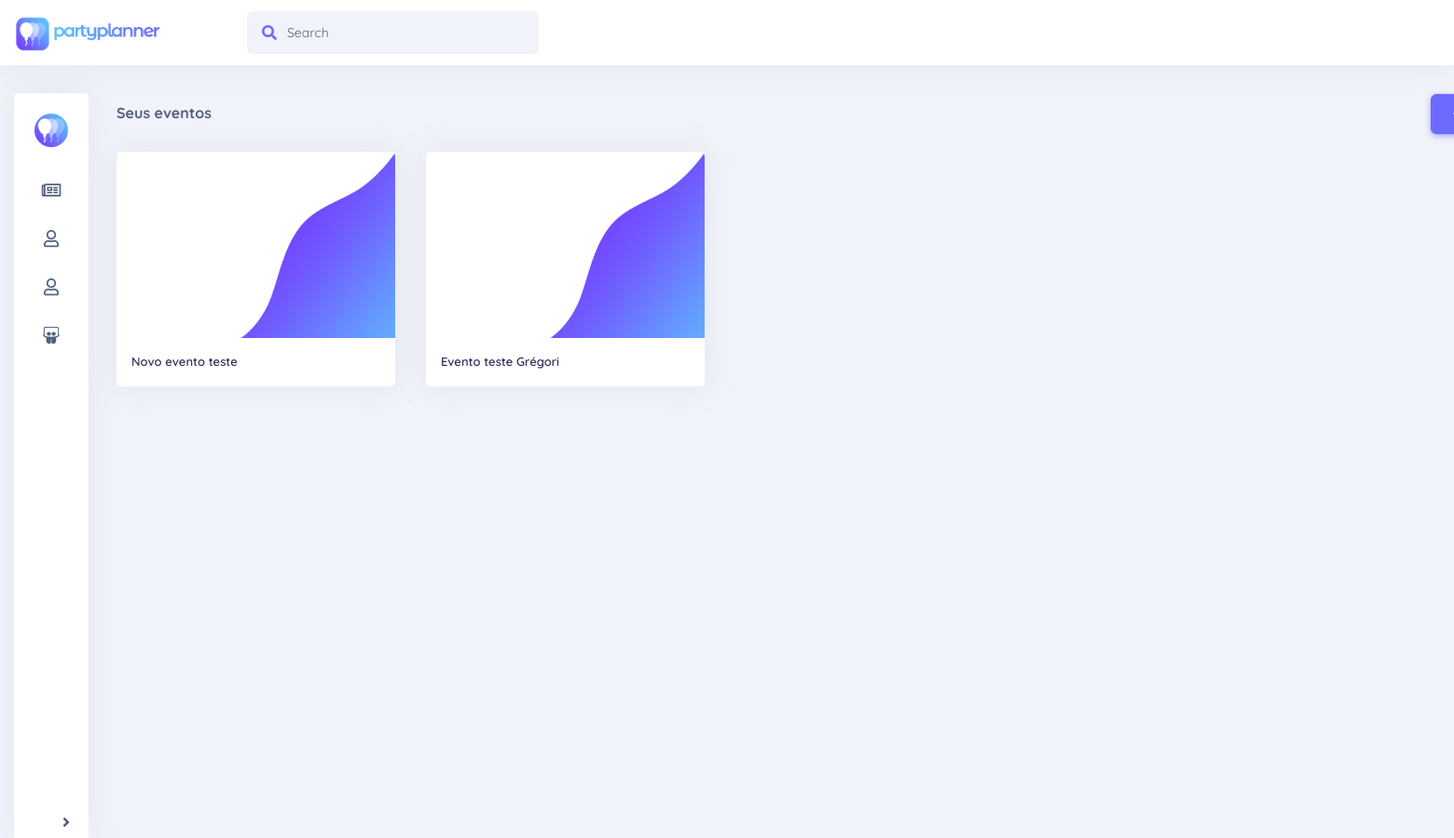
The page /view/lista_evento.php (signed in) on the database as committed earlier.
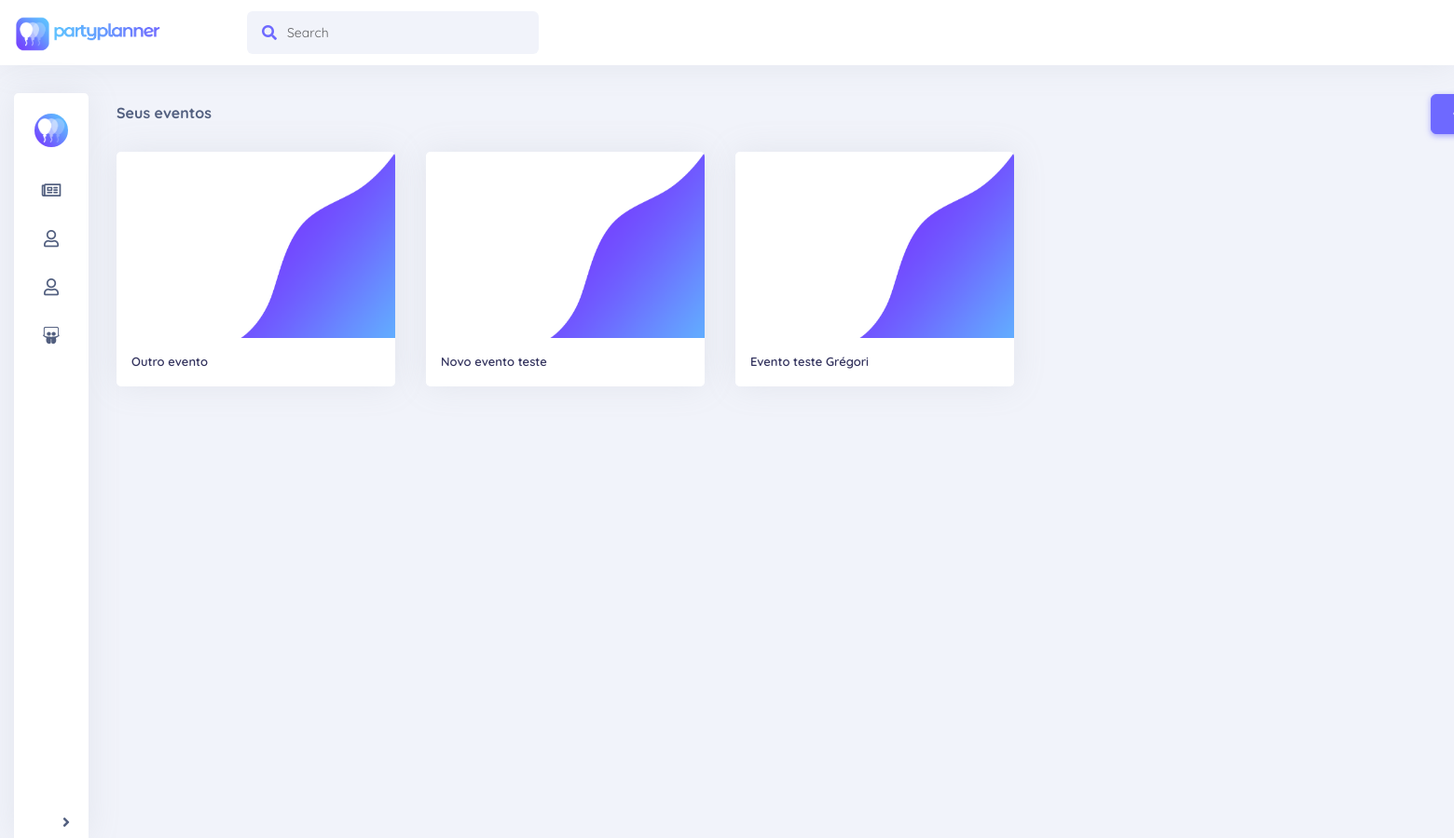
The same page on the database as committed later.
### tables this page shows
CREATE TABLE `eventos` (
  `id` bigint(20) UNSIGNED NOT NULL,
  `idUsuario` bigint(20) NOT NULL,
  `nome` varchar(191) NOT NULL,
  `descricao` varchar(300) DEFAULT NULL
);

### autoload.php (called while the page is built, shortened)
<?php
function autoload($classe)
{
    $classe = lcfirst($classe);
    $classe2 = lcfirst(substr($classe, 0,8));
    $classe3 = lcfirst(substr($classe, 8));
    $classe4 = lcfirst(substr($classe, 0,6));
    $classe5 = lcfirst(substr($classe, 6));
    $classe6 = lcfirst(substr($classe, 8,6));
    $classe7 = lcfirst(substr($classe, 14));
}

### modelo/database.class.php (called while the page is built, shortened)
<?php
include_once '../autoload.php';
class Database{
    protected static $conn;
    private function __construct()
    {
        try
        {
            self::$conn = new PDO("mysql:host=". Config::HOST_NAME."; dbname=".Config::DATABASE_NAME, Config::DATABASE_USER_NAME, Config::DATABASE_PASSWORD);
            self::$conn->setAttribute(PDO::ATTR_ERRMODE, PDO::ERRMODE_EXCEPTION);
            self::$conn->exec('SET NAMES utf8');
        }
        catch (PDOException $e)
        {
            $email = new Email();
            die("Connection Error: " . $e->getMessage());
        }
    }
    public static function conectar()
    {
        return self::$conn;
    }
}

### controle/controle.evento.class.php (called while the page is built, shortened)
<?php
class ControleEvento extends ControleBase {
    private $evento;
    public function __construct() {
        $this->evento = new Evento();
    }
    public function controleAcao($acao,$param=null,$param2=null){
        switch ($acao) {
            default:
                return parent::controleAcao($acao,$param,$param2);
                break;
        }
    }
    protected function listarTodos($param=null, $param2){
        return $this->evento->listarTodos($param, $param2);
    }
}

### modelo/evento.class.php (called while the page is built, shortened)
<?php
class Evento implements IBaseModelo{
    private $id;
    private $nome;
    private $conn;
    public function getId() {
        return $this->id;
    }
    public function getNome() {
        return $this->nome;
    }
    public function __construct() {
        $this->conn = Database::conectar();
    }
    public function listarTodos($nome=null, $idUsuario){
        try{
            if(!is_null($nome)){
                $query="SELECT id,nome FROM eventos WHERE idUsuario = :idUsuario AND nome LIKE :nome";
            }else{
                $query="SELECT id,nome FROM eventos WHERE idUsuario = :idUsuario";
            }
            $this->stmt= $this->conn->prepare($query);
            if(!is_null($nome))$this->stmt->bindValue(':nome', '%'.$nome.'%', PDO::PARAM_STR);
            if(!is_null($idUsuario))$this->stmt->bindValue(':idUsuario', $idUsuario, PDO::PARAM_STR);
            if($this->stmt->execute()){
                $eventos = $this->stmt->fetchAll(PDO::FETCH_CLASS,"Evento");
            }
            return $eventos;
        } catch(PDOException $e) {
            echo "<div class='alert alert-danger'>".$e->getMessage()."</div>";
            return null;
        }
    }
}

### controle/controle.base.class.php (called while the page is built, shortened)
<?php
abstract class ControleBase {
    public function controleAcao($acao,$param=null, $param2=null) {
        switch ($acao) {
             case "listarTodos":
                return $this->listarTodos($param, $param2);
                break;
        }
    }
}
?>

### view/lista_evento.php (the view, shortened to what this page needs)
<?php
	include_once '../autoload.php';
	$eventoControle = new ControleEvento();
	$eventos = array();
	if(isset($_GET['procure'])){
		$eventos = $eventoControle->controleAcao("listarTodos", $_GET['procure'], $_SESSION['id']);
	}else{
		$eventos = $eventoControle->controleAcao("listarTodos", '', $_SESSION['id']);
	}
?>
<!DOCTYPE html>
<html>
<?php include_once('include/head.php'); ?>
<body>
    <?php include_once('include/navbar.php'); ?>
    <div class="wrapper">
    	<?php include_once('include/sidebar.php'); ?>
    	<div id="page">
			<div class="filtros float-right simple-margin-right">
				 <button type="button" class="btn btn-primary btn-add" data-toggle="modal" data-target="#modal-form">
					<span class="circle btn-inner--icon"><i class="ni ni-fat-add"></i></span>
				</button>
			</div>
			<div class="filtros">Seus eventos</div>
			<div id="eventos">
			<?php
				if(!empty($eventos)){
                    foreach (array_reverse($eventos) as $ev) {
                        echo "<div class='content co-2 photo normal-shadow'>
				<div class='card' data-id=".$ev->getId().">
				  <img class='card-img-top' height='200px' src='img/background.png' alt='Card image cap'>
				  <div class='card-body'>
				    <h5 class='card-title'>".$ev->getNome()."</h5>
				  </div>
				</div>
			</div>";
                    }
                }
            ?>
	  		</div>
		</div>
    </div>
</body>
</html>

### view/include/head.php (shortened to what this page needs)
<head>
<link rel="stylesheet" href="https://stackpath.bootstrapcdn.com/bootstrap/4.1.0/css/bootstrap.min.css">
    <link rel="stylesheet" href="https://use.fontawesome.com/releases/v5.8.1/css/all.css">
    <link rel="stylesheet" href="css/main.css">
    <link href="vendor/nucleo/css/nucleo.css" rel="stylesheet">
    <link href="vendor/@fortawesome/fontawesome-free/css/all.min.css" rel="stylesheet">
    <link type="text/css" href="css/argon.css?v=1.0.0" rel="stylesheet">
</head>

### view/include/navbar.php (shortened to what this page needs)
<div class="navigation normal-shadow bg-light">
	<nav class="navbar navbar-horizontal navbar-expand-lg">
		<div class="container container-menu">
			<a class="navbar-brand" href="home.php"><img src="img/outrologo2.png"/></a>
			<div class="collapse navbar-collapse" id="navbar-default">
				<form class="navbar-search navbar-search-light form-inline mr-3 d-none d-md-flex ml-lg-auto">
				  <div class="form-group mb-0">
					<div class="input-group input-group-alternative">
					  <div class="input-group-prepend">
						<span class="input-group-text"><i class="fas fa-search"></i></span>
					  </div>
					  <input class="form-control" placeholder="Search" type="text">
					</div>
				  </div>
				</form>
			</div>
		</div>
	</nav>
</div>

### view/include/sidebar.php (shortened to what this page needs)
<nav id="sidebar" class="minimized normal-shadow">
				<button id="expandeMenu" class="btn-diferente">
                    	<i class="fas fa-angle-right"></i>
				</button>
            <div class="sidebar-header">
				<div class="header-photo circle">
					<img src="img/logo.png"/>
				</div>
            </div>
            <ul class="list-unstyled components">
                <a href="" data-toggle="collapse" aria-expanded="false">
	                <li class="active">
	                    <i class="far fa-newspaper"></i><span>Página incial</span>
	                </li>
                </a>
                <a href="">
	                <li>
	                    <i class="far fa-user"></i><span>Seu perfil</span>
	                </li>
                </a>
				<a href="lista_evento.php">
					<li>
                    	<i class="far fa-user"></i><span>Seus eventos</span>
                	</li>
                </a>
                <a href="">
					<li>
                    	<i class="fab fa-slideshare"></i><span>Compartilhados</span>
                	</li>
                </a>
            </ul>
        </nav>

### view/css/main.css (style rules this page uses)
.wrapper { display: flex; align-items: stretch; }
.wrapper { display: flex; margin-top: 30px; align-items: stretch; width: 1800px; margin-left: auto; margin-right: auto; padding: 0px 15px; }
a[data-toggle="collapse"] { position: relative; }
html { height: 100%; }
body { font-family: 'Quicksand' !important; background-color: #f1f3fa !important; height: 100%; }
a, a:hover, a:focus { color: inherit; text-decoration: none; transition: all 0.3s; }
#sidebar { background: white; color: inherit; border-top-left-radius: 0.3rem; border-top-right-radius: 0.3rem; width: 83px; min-height: 100vh; }
#sidebar .sidebar-header { padding: 20px 20px 0px; height: 120px; background-size: 100% 100%; border-top-left-radius: 0.3rem; border-top-right-radius: 0.3rem; }
#sidebar .header-photo { width: 74px; height: 74px; margin: auto; padding: 2px; background-size: 100% 100%; }
#sidebar .header-photo img { width: 100%; height: 100%;; border-radius: 50px; margin: 0px; }
#sidebar ul.components { padding: 20px 0 0 0; font-size: .8rem; }
#sidebar ul li { padding: 15px 30px 15px 35px; }
#sidebar ul > a { font-size: 1.1em; display: block; }
#sidebar ul > a i { font-size: 1em; margin-right: 13px; }
#sidebar.minimized { text-align: center; }
#sidebar.minimized .sidebar-header { height: auto; background: none; }
#sidebar.minimized .header-photo { width: 40px; height: 40px; position: relative; }
#sidebar.minimized .list-unstyled li { text-align: center; padding: 15px 25px 15px 25px; }
#sidebar.minimized .list-unstyled li i { font-size: 1.3em; margin-right: 0px; }
.navigation { width: 100%; }
.bg-light { background-color: #fff !important; }
.navbar-brand img { width: 160px; }
.navbar-brand { margin-right: 90px !important; font-size: 1.3rem; font-weight: bold; color: #6e69ff !important; }
.navbar { width: 1800px; padding: 0.5rem 15px !important; margin-left: auto; margin-right: auto; }
@media (min-width: 992px) { .navbar-expand-lg { height: 70px; } }
.container.container-menu { width: auto; padding-right: 0px !important; padding-left: 0px !important; margin-right: 0px !important; margin-left: 0px !important; }
#page { width: 100%; margin: 0px 0px 0px 30px; text-align: left; }
#page .content { display: inline-block; }
.content { background: #fff; border-radius: 0.3rem; margin-right: 2%; margin-bottom: 30px; float: left; box-sizing: border-box; padding: 10px 30px; line-height: 30px; }
.co-2 { width: 18%; }
.photo { padding: 0px !important; }
.btn-add { text-align: left !important; }
.btn-diferente { padding: 5px 12px; border: none; background-color: transparent; color: #525f7f; border-radius: 0.3rem; cursor: pointer; outline: none; }
#expandeMenu { position: fixed; bottom: 0px; background-color: white; }
.normal-shadow { box-shadow: 0 0 35px 0 rgba(154,161,171,.15); }
.circle { border-radius: 50%; }
.filtros { margin: 0px 0px 20px 0px; font-weight: bold; line-height: 43px; }
.float-right { float: right; }
.simple-margin-right { margin-right: 2%; }

Rows that differ between the two databases and show on the page:
added eventos: nome "Outro evento"
